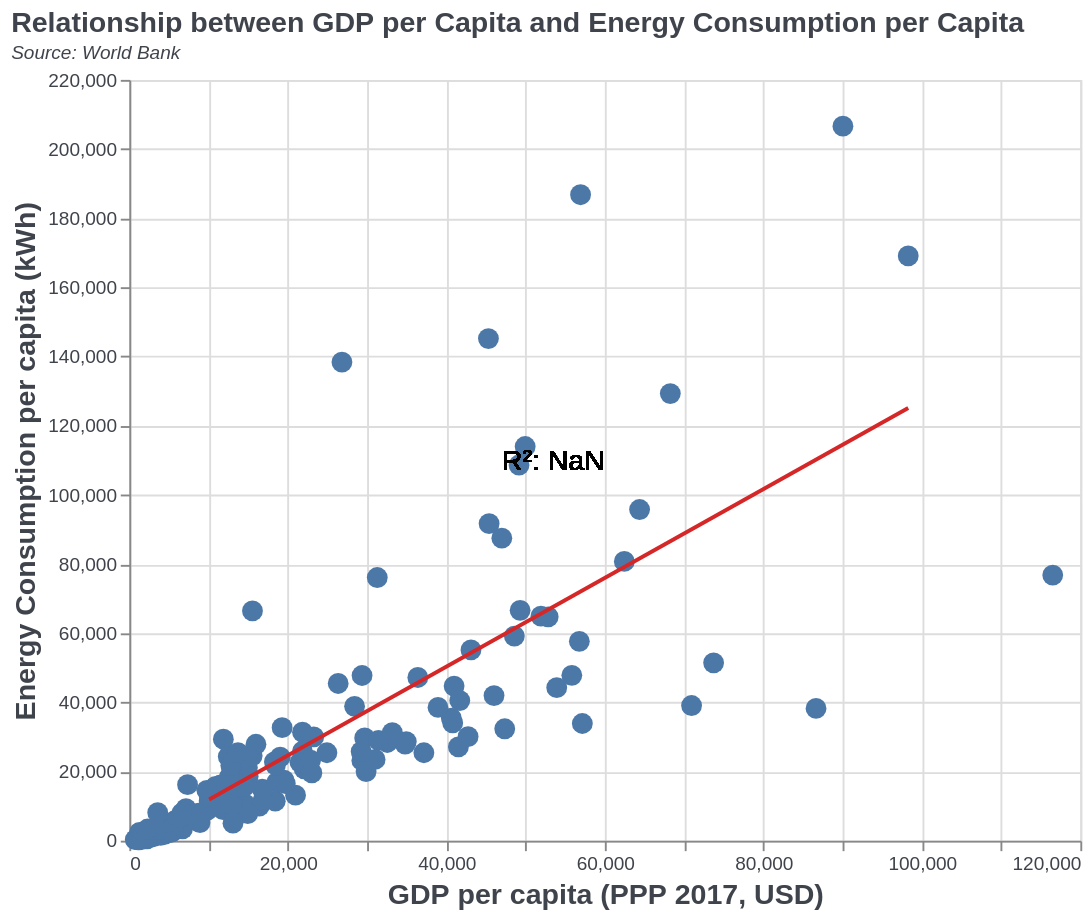

The Vega-Lite source for this figure:
### Vega-Lite specification from a JSON file in a GitHub repository (floating-point values rounded to 4 significant figures; data arrays with more than 128 entries replaced by an {"elided": "..."} marker saying what was removed)
{"$schema": "https://vega.github.io/schema/vega-lite/v5.json", "data": {"values": {"elided": "162 records"}}, "title": {"text": "Relationship between GDP per Capita and Energy Consumption per Capita", "subtitle": "Source: World Bank", "subtitleFontStyle": "italic", "subtitleFontSize": 10, "fontSize": 15, "color": "#3f434b", "subtitleColor": "#3f434b", "anchor": "start"}, "height": 400, "width": 500, "layer": [{"mark": {"type": "circle", "filled": true, "size": 50}, "encoding": {"color": {"scale": {"range": ["#4c78a8", "orange", "#e45756", "teal", "#eeca3b", "green", "#b279a2", "#ff9da6"]}, "legend": {"orient": "right"}}, "size": {"value": 120}, "opacity": {"value": 1}, "x": {"field": "GDP per capita, PPP (constant 2017 international $)", "type": "quantitative", "title": "GDP per capita (PPP 2017, USD)", "axis": {"labelColor": "#3f434b", "titleColor": "#3f434b", "labelFontSize": 10, "grid": true, "titleFontSize": 15}}, "y": {"field": "Primary energy consumption per capita (kWh/person)", "type": "quantitative", "title": "Energy Consumption per capita (kWh)", "axis": {"labelColor": "#3f434b", "titleColor": "#3f434b", "labelFontSize": 10, "grid": true, "titleFontSize": 15}}, "tooltip": [{"field": "Country", "type": "nominal", "title": "Country"}, {"field": "GDP per capita, PPP (constant 2017 international $)", "type": "quantitative", "title": "GDP per Capita (USD)"}, {"field": "Primary energy consumption per capita (kWh/person)", "type": "quantitative", "title": "Energy Consumption per capita (kWh)"}]}}, {"mark": {"type": "line", "color": "#d62728"}, "transform": [{"regression": "Primary energy consumption per capita (kWh/person)", "on": "GDP per capita, PPP (constant 2017 international $)"}], "encoding": {"x": {"field": "GDP per capita, PPP (constant 2017 international $)", "type": "quantitative"}, "y": {"field": "Primary energy consumption per capita (kWh/person)", "type": "quantitative"}}}, {"transform": [{"calculate": "'R²: '+format(datum.rSquared, '.2f')", "as": "R2"}], "mark": {"type": "text", "color": "black", "size": 15, "align": "right"}, "encoding": {"text": {"type": "nominal", "field": "R2"}}}]}
